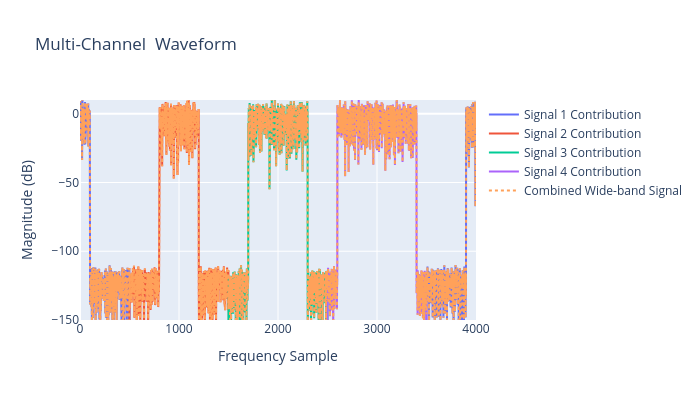

This figure's notebook cell:
### Code cell
fig = go.Figure()
fig.add_trace(go.Scatter(y=20*np.log10(np.abs(x_f_1)), mode='lines', name=f'Signal 1 Contribution'))    
fig.add_trace(go.Scatter(y=20*np.log10(np.abs(x_f_2)), mode='lines', name=f'Signal 2 Contribution'))    
fig.add_trace(go.Scatter(y=20*np.log10(np.abs(x_f_3)), mode='lines', name=f'Signal 3 Contribution'))    
fig.add_trace(go.Scatter(y=20*np.log10(np.abs(x_f_4)), mode='lines', name=f'Signal 4 Contribution'))
fig.add_trace(go.Scatter(y=20*np.log10(np.abs(x_f_total)), mode='lines', name=f'Combined Wide-band Signal', line=dict(dash="dot")))    
fig.update_layout(width=700,height=400, title='Multi-Channel  Waveform', xaxis_title='Frequency Sample', yaxis_title='Magnitude (dB)',
                  xaxis_range=[0, 4000], yaxis_range=[-150, 10])

### Figure 1 — Plotly figure (JSON) as saved in the notebook; plotly's stock layout.template omitted (floating-point values rounded to 4 significant figures; data arrays with more than 128 entries replaced by an {"elided": "..."} marker saying what was removed)
{"data": [{"mode": "lines", "name": "Signal 1 Contribution", "type": "scatter", "y": {"elided": "4000 float values"}}, {"mode": "lines", "name": "Signal 2 Contribution", "type": "scatter", "y": {"elided": "4000 float values"}}, {"mode": "lines", "name": "Signal 3 Contribution", "type": "scatter", "y": {"elided": "4000 float values"}}, {"mode": "lines", "name": "Signal 4 Contribution", "type": "scatter", "y": {"elided": "4000 float values"}}, {"line": {"dash": "dot"}, "mode": "lines", "name": "Combined Wide-band Signal", "type": "scatter", "y": {"elided": "4000 float values"}}], "layout": {"height": 400, "title": {"text": "Multi-Channel  Waveform"}, "width": 700, "xaxis": {"range": [0, 4000], "title": {"text": "Frequency Sample"}}, "yaxis": {"range": [-150, 10], "title": {"text": "Magnitude (dB)"}}}}
